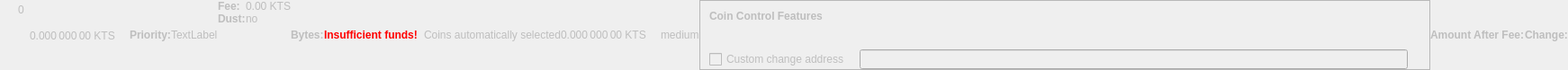
    <widget class="QWidget" name="dummyHideWidget" native="true">
     <property name="enabled">
      <bool>false</bool>
     </property>
     <property name="maximumSize">
      <size>
       <width>100</width>
       <height>22</height>
      </size>
     </property>
     <layout class="QHBoxLayout" name="dummyHideLayout">
      <property name="spacing">
       <number>0</number>
      </property>
      <property name="leftMargin">
       <number>0</number>
      </property>
      <property name="topMargin">
       <number>0</number>
      </property>
      <property name="rightMargin">
       <number>0</number>
      </property>
      <property name="bottomMargin">
       <number>0</number>
      </property>
      <item>
       <layout class="QFormLayout" name="formLayoutCoinControl1">
        <property name="horizontalSpacing">
         <number>10</number>
        </property>
        <property name="verticalSpacing">
         <number>14</number>
        </property>
        <property name="leftMargin">
         <number>10</number>
        </property>
        <property name="topMargin">
         <number>4</number>
        </property>
        <property name="rightMargin">
         <number>6</number>
        </property>
        <item row="0" column="1">
         <widget class="QLabel" name="labelCoinControlBytes">
          <property name="cursor">
           <cursorShape>IBeamCursor</cursorShape>
          </property>
          <property name="contextMenuPolicy">
           <enum>Qt::ActionsContextMenu</enum>
          </property>
          <property name="text">
           <string notr="true">0</string>
          </property>
          <property name="textInteractionFlags">
           <set>Qt::LinksAccessibleByMouse|Qt::TextSelectableByKeyboard|Qt::TextSelectableByMouse</set>
          </property>
         </widget>
        </item>
       </layout>
      </item>
      <item>
       <widget class="QLabel" name="labelCoinControlAfterFee">
        <property name="enabled">
         <bool>false</bool>
        </property>
        <property name="sizePolicy">
         <sizepolicy hsizetype="Fixed" vsizetype="Fixed">
          <horstretch>0</horstretch>
          <verstretch>0</verstretch>
         </sizepolicy>
        </property>
        <property name="minimumSize">
         <size>
          <width>111</width>
          <height>12</height>
         </size>
        </property>
        <property name="maximumSize">
         <size>
          <width>111</width>
          <height>12</height>
         </size>
        </property>
        <property name="cursor">
         <cursorShape>IBeamCursor</cursorShape>
        </property>
        <property name="contextMenuPolicy">
         <enum>Qt::ActionsContextMenu</enum>
        </property>
        <property name="text">
         <string notr="true">0.000 000 00 KTS</string>
        </property>
        <property name="textInteractionFlags">
         <set>Qt::LinksAccessibleByMouse|Qt::TextSelectableByKeyboard|Qt::TextSelectableByMouse</set>
        </property>
       </widget>
      </item>
      <item>
       <widget class="QLabel" name="labelCoinControlPriorityText">
        <property name="enabled">
         <bool>false</bool>
        </property>
        <property name="font">
         <font>
          <weight>75</weight>
          <bold>true</bold>
         </font>
        </property>
        <property name="text">
         <string>Priority:</string>
        </property>
       </widget>
      </item>
      <item>
       <layout class="QHBoxLayout" name="horizontalLayout">
        <item>
         <widget class="QLabel" name="WarningLabel">
          <property name="text">
           <string>TextLabel</string>
          </property>
         </widget>
        </item>
       </layout>
      </item>
      <item>
       <layout class="QFormLayout" name="formLayoutCoinControl3">
        <property name="horizontalSpacing">
         <number>0</number>
        </property>
        <property name="verticalSpacing">
         <number>0</number>
        </property>
        <property name="leftMargin">
         <number>0</number>
        </property>
        <property name="topMargin">
         <number>0</number>
        </property>
        <property name="rightMargin">
         <number>0</number>
        </property>
        <item row="0" column="0">
         <widget class="QLabel" name="labelCoinControlFeeText">
          <property name="enabled">
           <bool>false</bool>
          </property>
          <property name="font">
           <font>
            <weight>75</weight>
            <bold>true</bold>
           </font>
          </property>
          <property name="text">
           <string>Fee:</string>
          </property>
          <property name="margin">
           <number>0</number>
          </property>
         </widget>
        </item>
        <item row="0" column="1">
         <widget class="QLabel" name="labelCoinControlFee">
          <property name="enabled">
           <bool>false</bool>
          </property>
          <property name="cursor">
           <cursorShape>IBeamCursor</cursorShape>
          </property>
          <property name="contextMenuPolicy">
           <enum>Qt::ActionsContextMenu</enum>
          </property>
          <property name="text">
           <string notr="true">0.00 KTS</string>
          </property>
          <property name="textInteractionFlags">
           <set>Qt::LinksAccessibleByMouse|Qt::TextSelectableByKeyboard|Qt::TextSelectableByMouse</set>
          </property>
         </widget>
        </item>
        <item row="1" column="0">
         <widget class="QLabel" name="labelCoinControlLowOutputText">
          <property name="enabled">
           <bool>false</bool>
          </property>
          <property name="font">
           <font>
            <weight>75</weight>
            <bold>true</bold>
           </font>
          </property>
          <property name="text">
           <string>Dust:</string>
          </property>
         </widget>
        </item>
        <item row="1" column="1">
         <widget class="QLabel" name="labelCoinControlLowOutput">
          <property name="enabled">
           <bool>false</bool>
          </property>
          <property name="cursor">
           <cursorShape>IBeamCursor</cursorShape>
          </property>
          <property name="contextMenuPolicy">
           <enum>Qt::ActionsContextMenu</enum>
          </property>
          <property name="text">
           <string>no</string>
          </property>
          <property name="textInteractionFlags">
           <set>Qt::LinksAccessibleByMouse|Qt::TextSelectableByKeyboard|Qt::TextSelectableByMouse</set>
          </property>
         </widget>
        </item>
       </layout>
      </item>
      <item>
       <widget class="QLabel" name="labelCoinControlBytesText">
        <property name="enabled">
         <bool>false</bool>
        </property>
        <property name="font">
         <font>
          <weight>75</weight>
          <bold>true</bold>
         </font>
        </property>
        <property name="text">
         <string>Bytes:</string>
        </property>
       </widget>
      </item>
      <item>
       <layout class="QFormLayout" name="formLayoutCoinControl2">
        <property name="horizontalSpacing">
         <number>0</number>
        </property>
        <property name="verticalSpacing">
         <number>0</number>
        </property>
        <property name="leftMargin">
         <number>0</number>
        </property>
        <property name="topMargin">
         <number>0</number>
        </property>
        <property name="rightMargin">
         <number>0</number>
        </property>
       </layout>
      </item>
      <item>
       <layout class="QHBoxLayout" name="horizontalLayoutCoinControl2">
        <property name="spacing">
         <number>0</number>
        </property>
        <property name="bottomMargin">
         <number>0</number>
        </property>
       </layout>
      </item>
      <item>
       <widget class="QLabel" name="labelCoinControlInsuffFunds">
        <property name="enabled">
         <bool>false</bool>
        </property>
        <property name="minimumSize">
         <size>
          <width>0</width>
          <height>0</height>
         </size>
        </property>
        <property name="font">
         <font>
          <weight>75</weight>
          <bold>true</bold>
         </font>
        </property>
        <property name="styleSheet">
         <string notr="true">color:red;font-weight:bold;</string>
        </property>
        <property name="text">
         <string>Insufficient funds!</string>
        </property>
        <property name="margin">
         <number>5</number>
        </property>
       </widget>
      </item>
      <item>
       <layout class="QFormLayout" name="formLayoutCoinControl4">
        <property name="horizontalSpacing">
         <number>0</number>
        </property>
        <property name="verticalSpacing">
         <number>0</number>
        </property>
        <property name="leftMargin">
         <number>0</number>
        </property>
        <property name="topMargin">
         <number>0</number>
        </property>
        <property name="rightMargin">
         <number>0</number>
        </property>
       </layout>
      </item>
      <item>
       <widget class="QLabel" name="labelCoinControlChangeLabel">
        <property name="enabled">
         <bool>false</bool>
        </property>
        <property name="sizePolicy">
         <sizepolicy hsizetype="Preferred" vsizetype="Expanding">
          <horstretch>0</horstretch>
          <verstretch>0</verstretch>
         </sizepolicy>
        </property>
        <property name="minimumSize">
         <size>
          <width>0</width>
          <height>0</height>
         </size>
        </property>
        <property name="text">
         <string/>
        </property>
        <property name="margin">
         <number>3</number>
        </property>
       </widget>
      </item>
      <item>
       <widget class="QLabel" name="labelCoinControlAutomaticallySelected">
        <property name="enabled">
         <bool>false</bool>
        </property>
        <property name="sizePolicy">
         <sizepolicy hsizetype="Fixed" vsizetype="Fixed">
          <horstretch>0</horstretch>
          <verstretch>0</verstretch>
         </sizepolicy>
        </property>
        <property name="minimumSize">
         <size>
          <width>0</width>
          <height>0</height>
         </size>
        </property>
        <property name="maximumSize">
         <size>
          <width>240</width>
          <height>16777215</height>
         </size>
        </property>
        <property name="text">
         <string>Coins automatically selected</string>
        </property>
        <property name="margin">
         <number>5</number>
        </property>
       </widget>
      </item>
      <item>
       <widget class="QLabel" name="labelCoinControlChange">
        <property name="enabled">
         <bool>false</bool>
        </property>
        <property name="sizePolicy">
         <sizepolicy hsizetype="Fixed" vsizetype="Fixed">
          <horstretch>0</horstretch>
          <verstretch>0</verstretch>
         </sizepolicy>
        </property>
        <property name="minimumSize">
         <size>
          <width>111</width>
          <height>0</height>
         </size>
        </property>
        <property name="maximumSize">
         <size>
          <width>111</width>
          <height>16777215</height>
         </size>
        </property>
        <property name="cursor">
         <cursorShape>IBeamCursor</cursorShape>
        </property>
        <property name="contextMenuPolicy">
         <enum>Qt::ActionsContextMenu</enum>
        </property>
        <property name="text">
         <string notr="true">0.000 000 00 KTS</string>
        </property>
        <property name="textInteractionFlags">
         <set>Qt::LinksAccessibleByMouse|Qt::TextSelectableByKeyboard|Qt::TextSelectableByMouse</set>
        </property>
       </widget>
      </item>
      <item>
       <widget class="QLabel" name="labelCoinControlPriority">
        <property name="enabled">
         <bool>false</bool>
        </property>
        <property name="cursor">
         <cursorShape>IBeamCursor</cursorShape>
        </property>
        <property name="contextMenuPolicy">
         <enum>Qt::ActionsContextMenu</enum>
        </property>
        <property name="text">
         <string>medium</string>
        </property>
        <property name="textInteractionFlags">
         <set>Qt::LinksAccessibleByMouse|Qt::TextSelectableByKeyboard|Qt::TextSelectableByMouse</set>
        </property>
       </widget>
      </item>
      <item>
       <widget class="QFrame" name="frameCoinControl">
        <property name="sizePolicy">
         <sizepolicy hsizetype="Expanding" vsizetype="Expanding">
          <horstretch>0</horstretch>
          <verstretch>0</verstretch>
         </sizepolicy>
        </property>
        <property name="maximumSize">
         <size>
          <width>16777215</width>
          <height>16777215</height>
         </size>
        </property>
        <property name="frameShape">
         <enum>QFrame::StyledPanel</enum>
        </property>
        <property name="frameShadow">
         <enum>QFrame::Sunken</enum>
        </property>
        <layout class="QVBoxLayout" name="verticalLayoutCoinControl2_2">
         <property name="spacing">
          <number>0</number>
         </property>
         <property name="leftMargin">
          <number>0</number>
         </property>
         <property name="topMargin">
          <number>0</number>
         </property>
         <property name="rightMargin">
          <number>0</number>
         </property>
         <property name="bottomMargin">
          <number>0</number>
         </property>
         <item>
          <layout class="QVBoxLayout" name="verticalLayoutCoinControl" stretch="0,0,0,1">
           <property name="spacing">
            <number>0</number>
           </property>
           <property name="leftMargin">
            <number>10</number>
           </property>
           <property name="topMargin">
            <number>10</number>
           </property>
           <item>
            <layout class="QHBoxLayout" name="horizontalLayoutCoinControl1">
             <property name="bottomMargin">
              <number>15</number>
             </property>
             <item>
              <widget class="QLabel" name="labelCoinControlFeatures">
               <property name="enabled">
                <bool>false</bool>
               </property>
               <property name="sizePolicy">
                <sizepolicy hsizetype="Preferred" vsizetype="Maximum">
                 <horstretch>0</horstretch>
                 <verstretch>0</verstretch>
                </sizepolicy>
               </property>
               <property name="font">
                <font>
                 <weight>75</weight>
                 <bold>true</bold>
                </font>
               </property>
               <property name="styleSheet">
                <string notr="true">font-weight:bold;</string>
               </property>
               <property name="text">
                <string>Coin Control Features</string>
               </property>
              </widget>
             </item>
            </layout>
           </item>
           <item>
            <widget class="QWidget" name="widgetCoinControl" native="true">
             <property name="sizePolicy">
              <sizepolicy hsizetype="Preferred" vsizetype="Preferred">
               <horstretch>0</horstretch>
               <verstretch>0</verstretch>
              </sizepolicy>
             </property>
             <property name="minimumSize">
              <size>
               <width>0</width>
               <height>0</height>
              </size>
             </property>
             <property name="styleSheet">
              <string notr="true"/>
             </property>
             <layout class="QHBoxLayout" name="horizontalLayoutCoinControl5_2">
              <property name="leftMargin">
               <number>0</number>
              </property>
              <property name="topMargin">
               <number>0</number>
              </property>
              <property name="rightMargin">
               <number>0</number>
              </property>
              <property name="bottomMargin">
               <number>0</number>
              </property>
              <item>
               <layout class="QHBoxLayout" name="horizontalLayoutCoinControl3">
                <property name="spacing">
                 <number>20</number>
                </property>
                <property name="topMargin">
                 <number>0</number>
                </property>
                <property name="bottomMargin">
                 <number>10</number>
                </property>
               </layout>
              </item>
             </layout>
            </widget>
           </item>
           <item>
            <layout class="QHBoxLayout" name="horizontalLayoutCoinControl4" stretch="0,0,0">
             <property name="spacing">
              <number>12</number>
             </property>
             <property name="sizeConstraint">
              <enum>QLayout::SetDefaultConstraint</enum>
             </property>
             <property name="topMargin">
              <number>5</number>
             </property>
             <property name="rightMargin">
              <number>5</number>
             </property>
             <item>
              <widget class="QCheckBox" name="checkBoxCoinControlChange">
               <property name="enabled">
                <bool>false</bool>
               </property>
               <property name="toolTip">
                <string>If this is activated, but the change address is empty or invalid, change will be sent to a newly generated address.</string>
               </property>
               <property name="text">
                <string>Custom change address</string>
               </property>
              </widget>
             </item>
             <item>
              <widget class="QValidatedLineEdit" name="lineEditCoinControlChange">
               <property name="enabled">
                <bool>false</bool>
               </property>
               <property name="sizePolicy">
                <sizepolicy hsizetype="Expanding" vsizetype="Fixed">
                 <horstretch>0</horstretch>
                 <verstretch>0</verstretch>
                </sizepolicy>
               </property>
              </widget>
             </item>
             <item>
              <widget class="QLabel" name="labelCoinControlChangeLabel_2">
               <property name="sizePolicy">
                <sizepolicy hsizetype="Preferred" vsizetype="Expanding">
                 <horstretch>0</horstretch>
                 <verstretch>0</verstretch>
                </sizepolicy>
               </property>
               <property name="minimumSize">
                <size>
                 <width>0</width>
                 <height>0</height>
                </size>
               </property>
               <property name="text">
                <string/>
               </property>
               <property name="margin">
                <number>3</number>
               </property>
              </widget>
             </item>
            </layout>
           </item>
           <item>
            <spacer name="verticalSpacerCoinControl">
             <property name="orientation">
              <enum>Qt::Vertical</enum>
             </property>
             <property name="sizeHint" stdset="0">
              <size>
               <width>800</width>
               <height>1</height>
              </size>
             </property>
            </spacer>
           </item>
          </layout>
         </item>
        </layout>
       </widget>
      </item>
      <item>
       <widget class="QLabel" name="labelCoinControlAfterFeeText">
        <property name="enabled">
         <bool>false</bool>
        </property>
        <property name="minimumSize">
         <size>
          <width>0</width>
          <height>0</height>
         </size>
        </property>
        <property name="maximumSize">
         <size>
          <width>16777215</width>
          <height>16777215</height>
         </size>
        </property>
        <property name="font">
         <font>
          <weight>75</weight>
          <bold>true</bold>
         </font>
        </property>
        <property name="text">
         <string>Amount After Fee:</string>
        </property>
        <property name="alignment">
         <set>Qt::AlignLeading|Qt::AlignLeft|Qt::AlignVCenter</set>
        </property>
        <property name="margin">
         <number>0</number>
        </property>
       </widget>
      </item>
      <item>
       <widget class="QLabel" name="labelCoinControlChangeText">
        <property name="enabled">
         <bool>false</bool>
        </property>
        <property name="sizePolicy">
         <sizepolicy hsizetype="Preferred" vsizetype="Preferred">
          <horstretch>0</horstretch>
          <verstretch>0</verstretch>
         </sizepolicy>
        </property>
        <property name="minimumSize">
         <size>
          <width>0</width>
          <height>0</height>
         </size>
        </property>
        <property name="maximumSize">
         <size>
          <width>16777215</width>
          <height>16777215</height>
         </size>
        </property>
        <property name="font">
         <font>
          <weight>75</weight>
          <bold>true</bold>
         </font>
        </property>
        <property name="text">
         <string>Change:</string>
        </property>
        <property name="alignment">
         <set>Qt::AlignLeading|Qt::AlignLeft|Qt::AlignVCenter</set>
        </property>
       </widget>
      </item>
     </layout>
    </widget>
